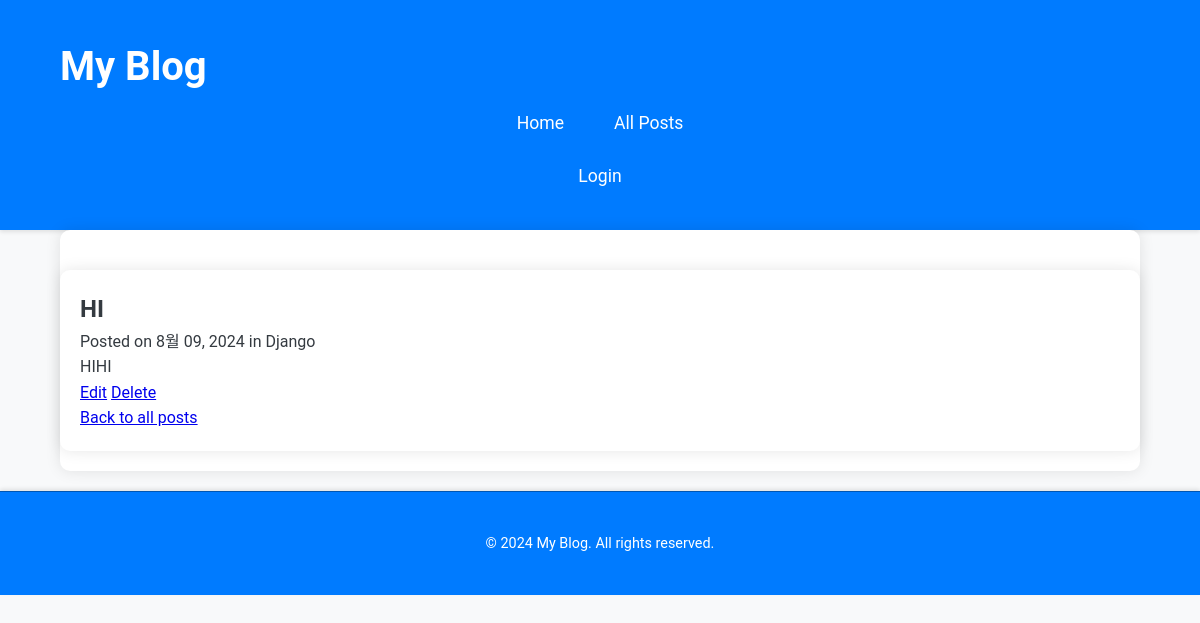
The app's page /post/4/ with its own data.
### blog/models.py (models this page shows, shortened)
class Post(models.Model):
    title = models.CharField(max_length=200) # max 값을 지정해야할때
    content = models.TextField() # 길이 제한이 없을때
    created_date = models.DateTimeField(default=timezone.now) # 날짜와 시간을 의미함
    modified_date = models.DateTimeField(auto_now=True) # 수정될때마다 시간이 자동으로 업데이트 됨
    category = models.ForeignKey(Category, on_delete=models.CASCADE, null=True, related_name = 'posts') # Category 모델과 Post 모델을 1:N 관계로 연결함
    class Meta:
        ordering = ['-created_date'] # -가 있으면 내림차순, 없으면 오름차순

class Category(models.Model):
    name = models.CharField(max_length=100)
    description = models.TextField(blank=True) # blank=True는 필수가 아님을 의미함
    class Meta:
        verbose_name_plural = 'Categories' # 복수형 이름을 지정함

### blog/views.py (the view)
# urls.py: path('post/<int:pk>/', views.post_detail, name='post_detail'),
def post_detail(request, pk):
    post = get_object_or_404(Post, pk=pk)
    return render(request, 'blog/post_detail.html', {'post': post})

### blog/templates/blog/post_detail.html (shortened to what this page needs)
{% extends 'blog/base.html' %}
{% block content %}
    <div class="content-wrapper">
        <article>
            <h2>{{ post.title }}</h2>
            <p class="meta">
                Posted on {{ post.created_date|date:"F d, Y" }}
                {% if post.category %}
                    in {{ post.category.name }}
                {% endif %}
            </p>
            <div class="content">
                {{ post.content|linebreaks }}
            </div>
        </article>
        <div class="post-actions">
            <a href="{% url 'post_edit' pk=post.pk %}" class="btn btn-primary">Edit</a>
            <a href="{% url 'post_delete' pk=post.pk %}" class="btn btn-danger">Delete</a>
        </div>
        <p><a href="{% url 'post_list' %}">Back to all posts</a></p>
    </div>
{% endblock %}

### blog/static/css/style.css (style rules this page uses)
body, h1, h2, h3, h4, h5, h6, p, ul, li, a, button, form { margin: 0; padding: 0; box-sizing: border-box; }
body { font-family: 'Roboto', Arial, sans-serif; line-height: 1.6; background-color: #f8f9fa; color: #343a40; margin: 0; padding: 0; }
.content-wrapper { padding: 20px; background: #fff; border-radius: 10px; box-shadow: 0 0 15px rgba(0, 0, 0, 0.1); margin-top: 20px; }

### records on screen
Post: title "HI", created_date "8월 09, 2024", category.name "Django", content "HIHI"
